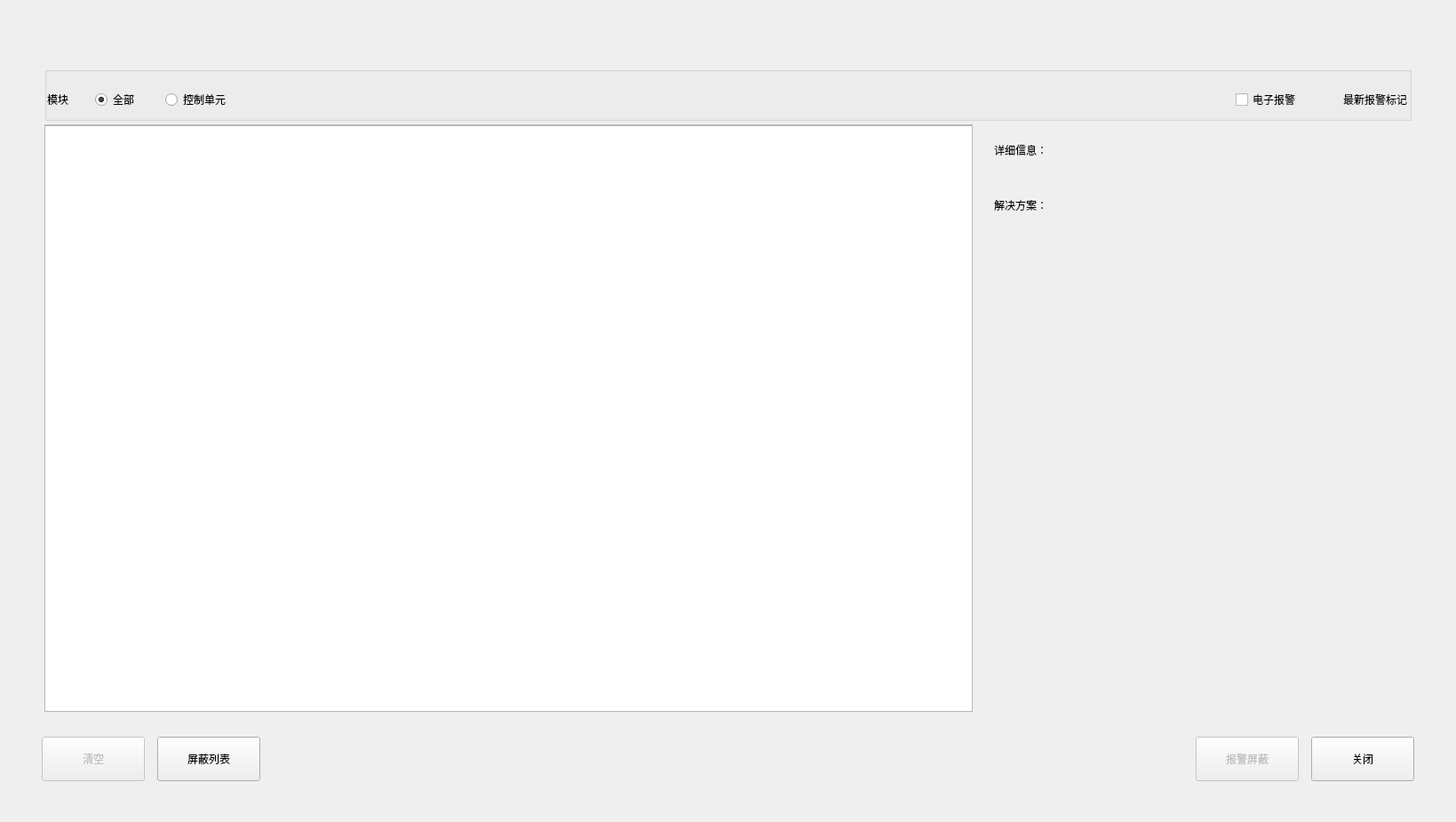
<?xml version="1.0" encoding="UTF-8"?>
<ui version="4.0">
 <class>QAlarmDialog</class>
 <widget class="BaseDlg" name="QAlarmDialog">
  <property name="geometry">
   <rect>
    <x>0</x>
    <y>0</y>
    <width>1639</width>
    <height>925</height>
   </rect>
  </property>
  <property name="windowTitle">
   <string>QAlarmDialog</string>
  </property>
  <widget class="QTableView" name="tableView">
   <property name="geometry">
    <rect>
     <x>50</x>
     <y>141</y>
     <width>1045</width>
     <height>660</height>
    </rect>
   </property>
   <property name="verticalScrollBarPolicy">
    <enum>Qt::ScrollBarAsNeeded</enum>
   </property>
   <property name="editTriggers">
    <set>QAbstractItemView::NoEditTriggers</set>
   </property>
   <property name="selectionMode">
    <enum>QAbstractItemView::ExtendedSelection</enum>
   </property>
   <property name="selectionBehavior">
    <enum>QAbstractItemView::SelectRows</enum>
   </property>
   <property name="verticalScrollMode">
    <enum>QAbstractItemView::ScrollPerPixel</enum>
   </property>
   <property name="horizontalScrollMode">
    <enum>QAbstractItemView::ScrollPerPixel</enum>
   </property>
   <property name="showGrid">
    <bool>false</bool>
   </property>
   <attribute name="horizontalHeaderHighlightSections">
    <bool>false</bool>
   </attribute>
   <attribute name="horizontalHeaderStretchLastSection">
    <bool>true</bool>
   </attribute>
   <attribute name="verticalHeaderVisible">
    <bool>false</bool>
   </attribute>
   <attribute name="verticalHeaderDefaultSectionSize">
    <number>44</number>
   </attribute>
  </widget>
  <widget class="QFrame" name="line_h_1">
   <property name="geometry">
    <rect>
     <x>50</x>
     <y>140</y>
     <width>1045</width>
     <height>1</height>
    </rect>
   </property>
   <property name="frameShape">
    <enum>QFrame::StyledPanel</enum>
   </property>
   <property name="frameShadow">
    <enum>QFrame::Raised</enum>
   </property>
   <property name="lines" stdset="0">
    <string>solid</string>
   </property>
  </widget>
  <widget class="QFrame" name="line_h_2">
   <property name="geometry">
    <rect>
     <x>50</x>
     <y>800</y>
     <width>1045</width>
     <height>1</height>
    </rect>
   </property>
   <property name="frameShape">
    <enum>QFrame::StyledPanel</enum>
   </property>
   <property name="frameShadow">
    <enum>QFrame::Raised</enum>
   </property>
   <property name="lines" stdset="0">
    <string>solid</string>
   </property>
  </widget>
  <widget class="QFrame" name="line_v_1">
   <property name="geometry">
    <rect>
     <x>50</x>
     <y>140</y>
     <width>1</width>
     <height>660</height>
    </rect>
   </property>
   <property name="frameShape">
    <enum>QFrame::StyledPanel</enum>
   </property>
   <property name="frameShadow">
    <enum>QFrame::Raised</enum>
   </property>
   <property name="lines" stdset="0">
    <string>solid</string>
   </property>
  </widget>
  <widget class="QFrame" name="line_v_2">
   <property name="geometry">
    <rect>
     <x>1094</x>
     <y>140</y>
     <width>1</width>
     <height>660</height>
    </rect>
   </property>
   <property name="frameShape">
    <enum>QFrame::StyledPanel</enum>
   </property>
   <property name="frameShadow">
    <enum>QFrame::Raised</enum>
   </property>
   <property name="lines" stdset="0">
    <string>solid</string>
   </property>
  </widget>
  <widget class="QGroupBox" name="groupBox">
   <property name="geometry">
    <rect>
     <x>50</x>
     <y>75</y>
     <width>1539</width>
     <height>61</height>
    </rect>
   </property>
   <property name="contextMenuPolicy">
    <enum>Qt::NoContextMenu</enum>
   </property>
   <property name="title">
    <string/>
   </property>
   <property name="alignment">
    <set>Qt::AlignLeading|Qt::AlignLeft|Qt::AlignVCenter</set>
   </property>
   <widget class="QWidget" name="widget" native="true">
    <property name="geometry">
     <rect>
      <x>3</x>
      <y>17</y>
      <width>1531</width>
      <height>40</height>
     </rect>
    </property>
    <layout class="QHBoxLayout" name="horizontalLayout_6">
     <property name="leftMargin">
      <number>0</number>
     </property>
     <property name="topMargin">
      <number>0</number>
     </property>
     <property name="rightMargin">
      <number>0</number>
     </property>
     <property name="bottomMargin">
      <number>0</number>
     </property>
     <item>
      <layout class="QHBoxLayout" name="horizontalLayout">
       <property name="spacing">
        <number>30</number>
       </property>
       <item>
        <widget class="QLabel" name="label_5">
         <property name="text">
          <string>模块</string>
         </property>
        </widget>
       </item>
       <item>
        <widget class="QRadioButton" name="all_rabtn">
         <property name="text">
          <string>全部</string>
         </property>
         <property name="checked">
          <bool>true</bool>
         </property>
        </widget>
       </item>
       <item>
        <widget class="QRadioButton" name="main_app_rabtn">
         <property name="text">
          <string>控制单元</string>
         </property>
         <property name="checked">
          <bool>false</bool>
         </property>
        </widget>
       </item>
      </layout>
     </item>
     <item>
      <spacer name="horizontalSpacer">
       <property name="orientation">
        <enum>Qt::Horizontal</enum>
       </property>
       <property name="sizeHint" stdset="0">
        <size>
         <width>40</width>
         <height>20</height>
        </size>
       </property>
      </spacer>
     </item>
     <item>
      <layout class="QHBoxLayout" name="horizontalLayout_5">
       <property name="spacing">
        <number>30</number>
       </property>
       <item>
        <widget class="QCheckBox" name="checkBox">
         <property name="text">
          <string>电子报警</string>
         </property>
         <property name="checks" stdset="0">
          <string notr="true">push</string>
         </property>
        </widget>
       </item>
       <item>
        <layout class="QHBoxLayout" name="horizontalLayout_2">
         <property name="spacing">
          <number>10</number>
         </property>
         <item>
          <widget class="QLabel" name="label_3">
           <property name="minimumSize">
            <size>
             <width>8</width>
             <height>8</height>
            </size>
           </property>
           <property name="maximumSize">
            <size>
             <width>8</width>
             <height>8</height>
            </size>
           </property>
           <property name="styleSheet">
            <string notr="true">background:url(&quot;:/Leonis/resource/image/alarm-red-point.png&quot;);</string>
           </property>
           <property name="text">
            <string/>
           </property>
          </widget>
         </item>
         <item>
          <widget class="QLabel" name="label_2">
           <property name="text">
            <string>最新报警标记</string>
           </property>
          </widget>
         </item>
        </layout>
       </item>
      </layout>
     </item>
    </layout>
   </widget>
  </widget>
  <widget class="QWidget" name="widget1" native="true">
   <property name="geometry">
    <rect>
     <x>1099</x>
     <y>140</y>
     <width>490</width>
     <height>661</height>
    </rect>
   </property>
   <property name="borders" stdset="0">
    <string>all</string>
   </property>
   <layout class="QVBoxLayout" name="verticalLayout">
    <property name="spacing">
     <number>5</number>
    </property>
    <property name="leftMargin">
     <number>20</number>
    </property>
    <property name="topMargin">
     <number>20</number>
    </property>
    <property name="rightMargin">
     <number>20</number>
    </property>
    <property name="bottomMargin">
     <number>10</number>
    </property>
    <item>
     <widget class="QLabel" name="label_4">
      <property name="maximumSize">
       <size>
        <width>16777215</width>
        <height>30</height>
       </size>
      </property>
      <property name="text">
       <string>详细信息：</string>
      </property>
      <property name="alignment">
       <set>Qt::AlignBottom|Qt::AlignLeading|Qt::AlignLeft</set>
      </property>
      <property name="weights" stdset="0">
       <string notr="true">bold</string>
      </property>
     </widget>
    </item>
    <item>
     <widget class="QLabel" name="detail_label">
      <property name="text">
       <string/>
      </property>
      <property name="alignment">
       <set>Qt::AlignLeading|Qt::AlignLeft|Qt::AlignTop</set>
      </property>
      <property name="wordWrap">
       <bool>true</bool>
      </property>
     </widget>
    </item>
    <item>
     <spacer name="verticalSpacer_2">
      <property name="orientation">
       <enum>Qt::Vertical</enum>
      </property>
      <property name="sizeType">
       <enum>QSizePolicy::Fixed</enum>
      </property>
      <property name="sizeHint" stdset="0">
       <size>
        <width>20</width>
        <height>20</height>
       </size>
      </property>
     </spacer>
    </item>
    <item>
     <widget class="QLabel" name="label_6">
      <property name="maximumSize">
       <size>
        <width>16777215</width>
        <height>30</height>
       </size>
      </property>
      <property name="text">
       <string>解决方案：</string>
      </property>
      <property name="weights" stdset="0">
       <string notr="true">bold</string>
      </property>
     </widget>
    </item>
    <item>
     <widget class="QLabel" name="solution_label">
      <property name="text">
       <string/>
      </property>
      <property name="alignment">
       <set>Qt::AlignLeading|Qt::AlignLeft|Qt::AlignTop</set>
      </property>
      <property name="wordWrap">
       <bool>true</bool>
      </property>
     </widget>
    </item>
    <item>
     <spacer name="verticalSpacer">
      <property name="orientation">
       <enum>Qt::Vertical</enum>
      </property>
      <property name="sizeHint" stdset="0">
       <size>
        <width>20</width>
        <height>40</height>
       </size>
      </property>
     </spacer>
    </item>
   </layout>
  </widget>
  <widget class="QWidget" name="widget2" native="true">
   <property name="geometry">
    <rect>
     <x>47</x>
     <y>828</y>
     <width>1545</width>
     <height>52</height>
    </rect>
   </property>
   <layout class="QHBoxLayout" name="horizontalLayout_3">
    <property name="spacing">
     <number>14</number>
    </property>
    <property name="leftMargin">
     <number>0</number>
    </property>
    <property name="topMargin">
     <number>0</number>
    </property>
    <property name="rightMargin">
     <number>0</number>
    </property>
    <property name="bottomMargin">
     <number>0</number>
    </property>
    <item>
     <widget class="QPushButton" name="reset_btn">
      <property name="enabled">
       <bool>false</bool>
      </property>
      <property name="minimumSize">
       <size>
        <width>116</width>
        <height>50</height>
       </size>
      </property>
      <property name="maximumSize">
       <size>
        <width>16777215</width>
        <height>16777215</height>
       </size>
      </property>
      <property name="text">
       <string>清空</string>
      </property>
      <property name="buttons" stdset="0">
       <string notr="true">btn_dlg</string>
      </property>
     </widget>
    </item>
    <item>
     <widget class="QPushButton" name="shield_list_btn">
      <property name="minimumSize">
       <size>
        <width>116</width>
        <height>50</height>
       </size>
      </property>
      <property name="maximumSize">
       <size>
        <width>16777215</width>
        <height>16777215</height>
       </size>
      </property>
      <property name="text">
       <string>屏蔽列表</string>
      </property>
      <property name="buttons" stdset="0">
       <string notr="true">btn_dlg</string>
      </property>
     </widget>
    </item>
    <item>
     <spacer name="horizontalSpacer_2">
      <property name="orientation">
       <enum>Qt::Horizontal</enum>
      </property>
      <property name="sizeHint" stdset="0">
       <size>
        <width>40</width>
        <height>20</height>
       </size>
      </property>
     </spacer>
    </item>
    <item>
     <widget class="QPushButton" name="shield_btn">
      <property name="enabled">
       <bool>false</bool>
      </property>
      <property name="minimumSize">
       <size>
        <width>116</width>
        <height>50</height>
       </size>
      </property>
      <property name="maximumSize">
       <size>
        <width>16777215</width>
        <height>16777215</height>
       </size>
      </property>
      <property name="text">
       <string>报警屏蔽</string>
      </property>
      <property name="buttons" stdset="0">
       <string notr="true">btn_dlg</string>
      </property>
     </widget>
    </item>
    <item>
     <widget class="QPushButton" name="cancel_btn">
      <property name="minimumSize">
       <size>
        <width>116</width>
        <height>50</height>
       </size>
      </property>
      <property name="maximumSize">
       <size>
        <width>16777215</width>
        <height>16777215</height>
       </size>
      </property>
      <property name="text">
       <string>关闭</string>
      </property>
      <property name="buttons" stdset="0">
       <string notr="true">btn_dlg</string>
      </property>
     </widget>
    </item>
   </layout>
  </widget>
 </widget>
 <customwidgets>
  <customwidget>
   <class>BaseDlg</class>
   <extends>QWidget</extends>
   <header>shared/basedlg.h</header>
   <container>1</container>
  </customwidget>
 </customwidgets>
 <resources/>
 <connections/>
</ui>
